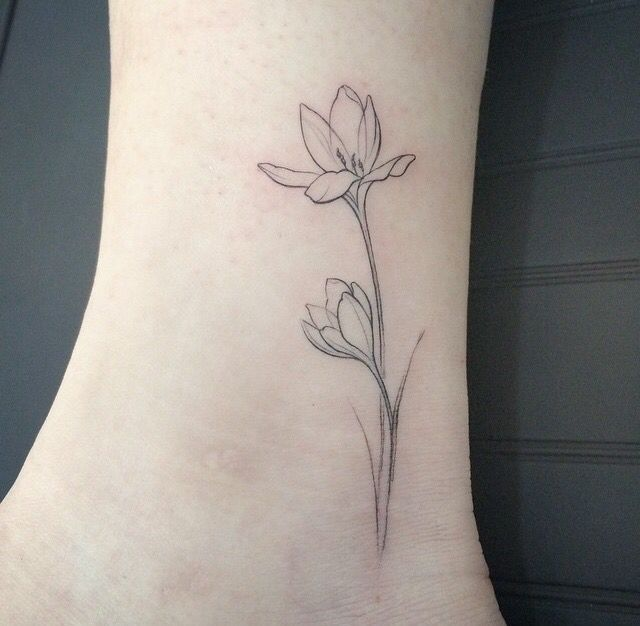
#> input picture LABS/LAB2/Tatoo1.jpg, 640 x 626 px, found by its file name
$ python Atividade1.py   (older library calls are emulated)
#> lines starting #> are read from the running program, lines starting #| are printed output that depends on the picture; after the words box and inside, x2 and y2 are one past the last pixel; in counts of white or black regions, pixels touching at a corner belong together
import cv2
import numpy as np
import visaoComputacional as visco
from matplotlib import pyplot as plt

def detectaBordas(I1):
    Kx = np.array([[-1, 0, 1], [-2, 0, 2], [-1, 0, 1]], np.float32)
    Ix = cv2.filter2D(I1, cv2.CV_32F, Kx, borderType=cv2.BORDER_REFLECT101)

    Ky = np.transpose(Kx)
    Iy = cv2.filter2D(I1, cv2.CV_32F, Ky, borderType=cv2.BORDER_REFLECT101)

    M = np.sqrt(Ix**2 + Iy**2)
    M = cv2.convertScaleAbs(M)  # converte float -> uint8

    limiar = 150
    _, borda = cv2.threshold(M, limiar, 255, cv2.THRESH_BINARY)
    return borda

tempo_inicio = cv2.getTickCount()

# Leitura da imagem
I1 = cv2.imread('Tatoo1.jpg')
#> I1 is the input picture: shape (626, 640, 3); mean B, G, R 139.6, 144.8, 150.2
Igray = cv2.cvtColor(I1, cv2.COLOR_BGR2GRAY)

# ROI
x1, y1, x2, y2 = 240, 80, 435, 566
I_display = np.copy(I1)
cv2.rectangle(I_display, (x1, y1), (x2, y2), (0,0,0))
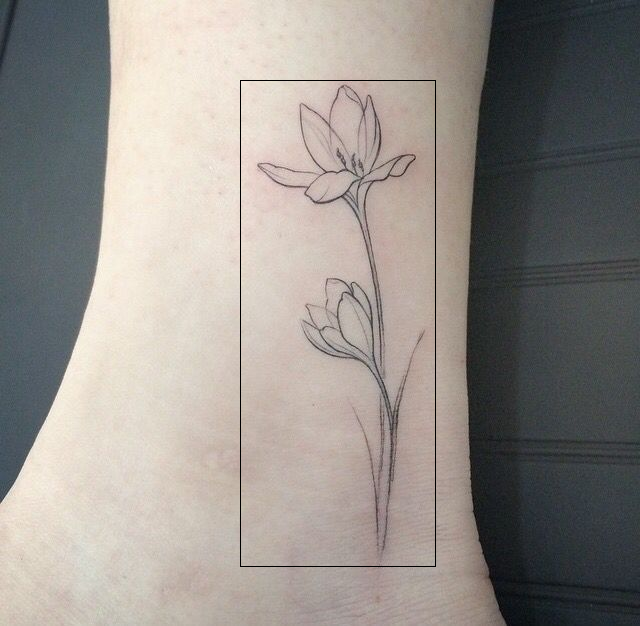
#> I_display: shape (626, 640, 3); 0.34% of pixels changed, all inside (x1, y1, x2, y2) = (240, 80, 436, 567)

# Detectar bordas em tons de cinza
borda = detectaBordas(Igray)
#> in detectaBordas, `Ix = cv2.filter2D(I1, cv2.CV_32F, Kx, borderType=cv2.BORDER_REFLECT101)`:
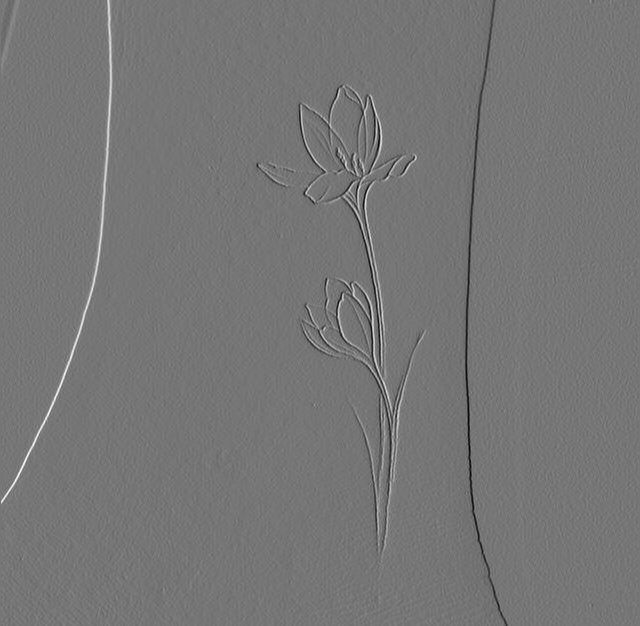
#> Ix: shape (626, 640) float32; min -517, max 598, mean -0.5; drawn with min black and max white
#> in detectaBordas, `Iy = cv2.filter2D(I1, cv2.CV_32F, Ky, borderType=cv2.BORDER_REFLECT101)`:
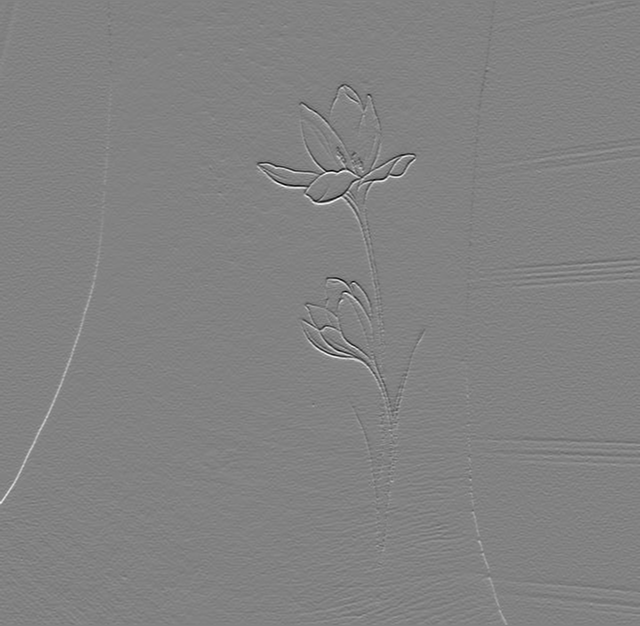
#> Iy: shape (626, 640) float32; min -498, max 477, mean 0; drawn with min black and max white
#> in detectaBordas, `M = cv2.convertScaleAbs(M)`:
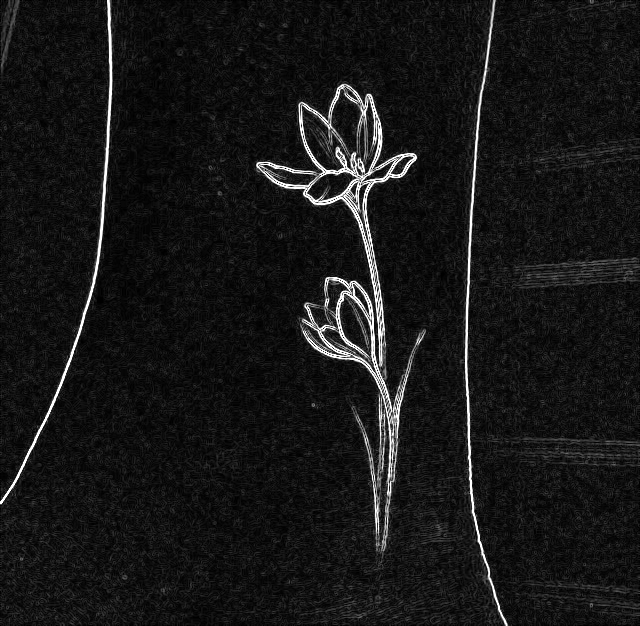
#> M: shape (626, 640); min 0, max 255, mean 22.9
#> in detectaBordas, `_, borda = cv2.threshold(M, limiar, 255, cv2.THRESH_BINARY)`:
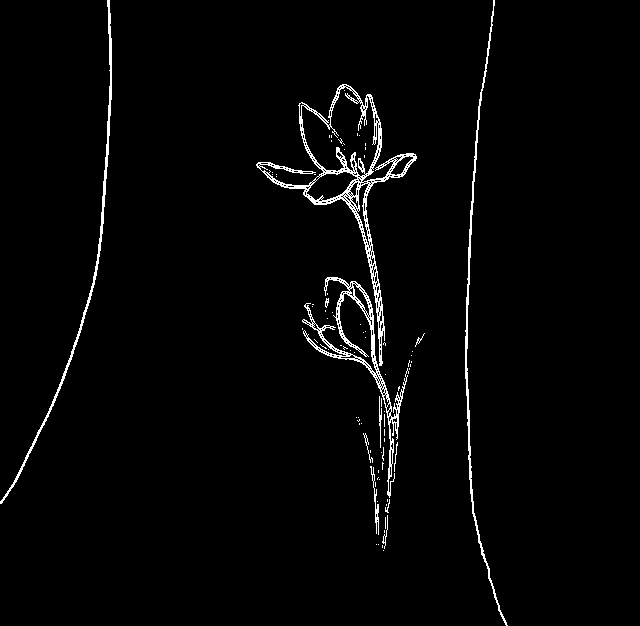
#> borda: shape (626, 640); 2.3% white in thin lines or dots, all inside (x1, y1, x2, y2) = (0, 0, 508, 626)

# Limiarização para achar partes pretas
limiar = 144
_, pretoInterno = cv2.threshold(Igray, limiar, 255, cv2.THRESH_BINARY_INV)
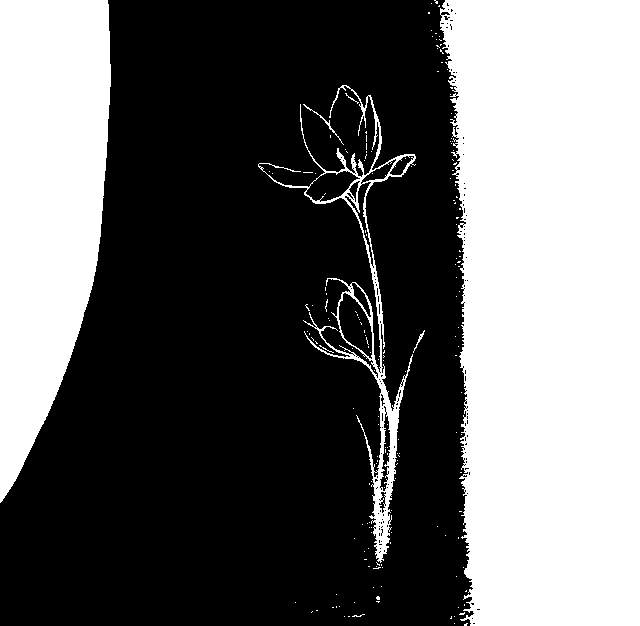
#> pretoInterno: shape (626, 640); 40.1% white; 177 white regions (171 under 20 px), largest, box (x1, y1, x2, y2) and area: (440, 0, 640, 626) 112430, (0, 0, 111, 503) 41733, (258, 85, 416, 563) 5884, (303, 104, 344, 145) 88, (413, 330, 425, 353) 44, (345, 93, 359, 104) 22

# Combina os dois resultados
final = cv2.bitwise_or(borda, pretoInterno)
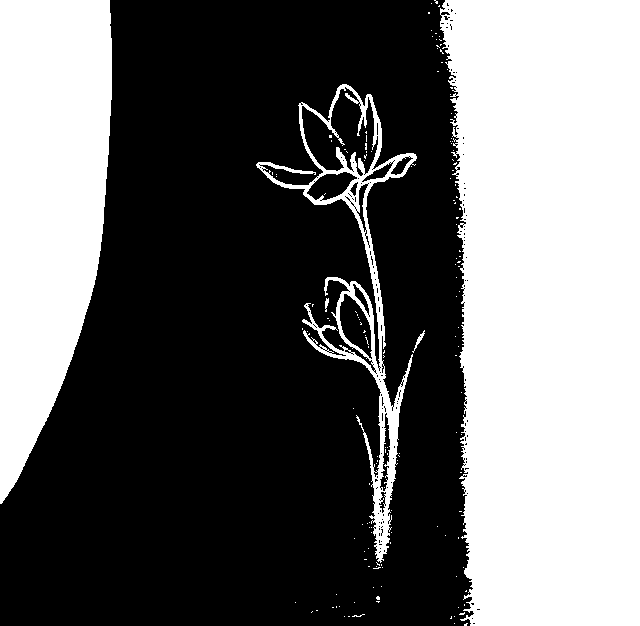
#> final: shape (626, 640); 41.1% white; 151 white regions (146 under 20 px), largest, box (x1, y1, x2, y2) and area: (440, 0, 640, 626) 112453, (0, 0, 112, 504) 42557, (256, 84, 417, 563) 9044, (412, 330, 425, 353) 61, (325, 298, 329, 312) 35

O = I1.copy()

# percorre regiao de interesse procurando pixels em branco na imagem final. Quando encontrar faz a media dos pixels ao redor na imagem original e adiciona na imagem O no lugar
for linha in np.arange(y1+1, y2-1):
    for coluna in np.arange(x1+1, x2-1):
        if final[linha, coluna] == 255:
            # --- tamanho da vizinhança ---
            tamanho_kernel = 33
            raio = tamanho_kernel // 2

            # Monta o kernel NxN de vizinhança centrado no pixel atual
            kernel = np.ones((tamanho_kernel, tamanho_kernel, 3), np.float32)
            for y in range(-raio, raio + 1):
                for x in range(-raio, raio + 1):
                    for camada in range(3):
                        if I1[linha + y, coluna + x, camada] == 0:
                            continue
#> (the run stopped early here; a loop or call above may not have finished)
